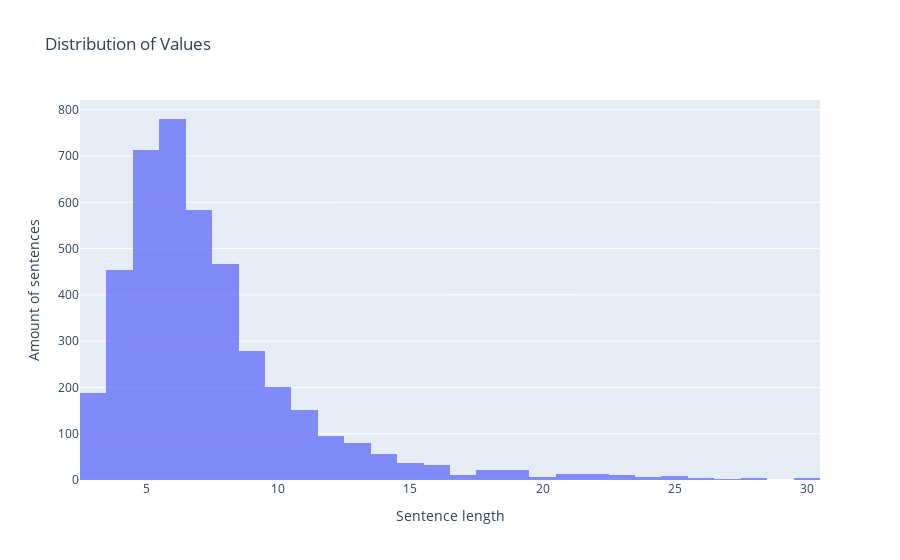

Notebook code for this chart:
### Code cell
# Create a histogram trace for each set of values
trace1 = go.Histogram(x=val_len + test_len + train_len, opacity=0.77, name='sentences')
# trace2 = go.Histogram(x=test_len, opacity=0.77, name='Test')
# trace3 = go.Histogram(x=train_len, opacity=0.77, name='Train')

# Create a layout
layout = go.Layout(
    title='Distribution of Values',
    xaxis=dict(title='Sentence length'),
    yaxis=dict(title='Amount of sentences'),
    barmode='group'
)

# Create a figure and add the histogram traces
fig = go.Figure(data=[trace1], layout=layout)

# Show the figure
fig.show()

### Figure 1 — Plotly figure (JSON) as saved in the notebook; plotly's stock layout.template omitted (floating-point values rounded to 4 significant figures; data arrays with more than 128 entries replaced by an {"elided": "..."} marker saying what was removed)
{"data": [{"name": "sentences", "opacity": 0.77, "type": "histogram", "x": {"elided": "4236 int values"}}], "layout": {"autosize": true, "barmode": "group", "title": {"text": "Distribution of Values"}, "xaxis": {"autorange": true, "range": [2.5, 30.5], "title": {"text": "Sentence length"}, "type": "linear"}, "yaxis": {"autorange": true, "range": [0, 821.1], "title": {"text": "Amount of sentences"}}}}
